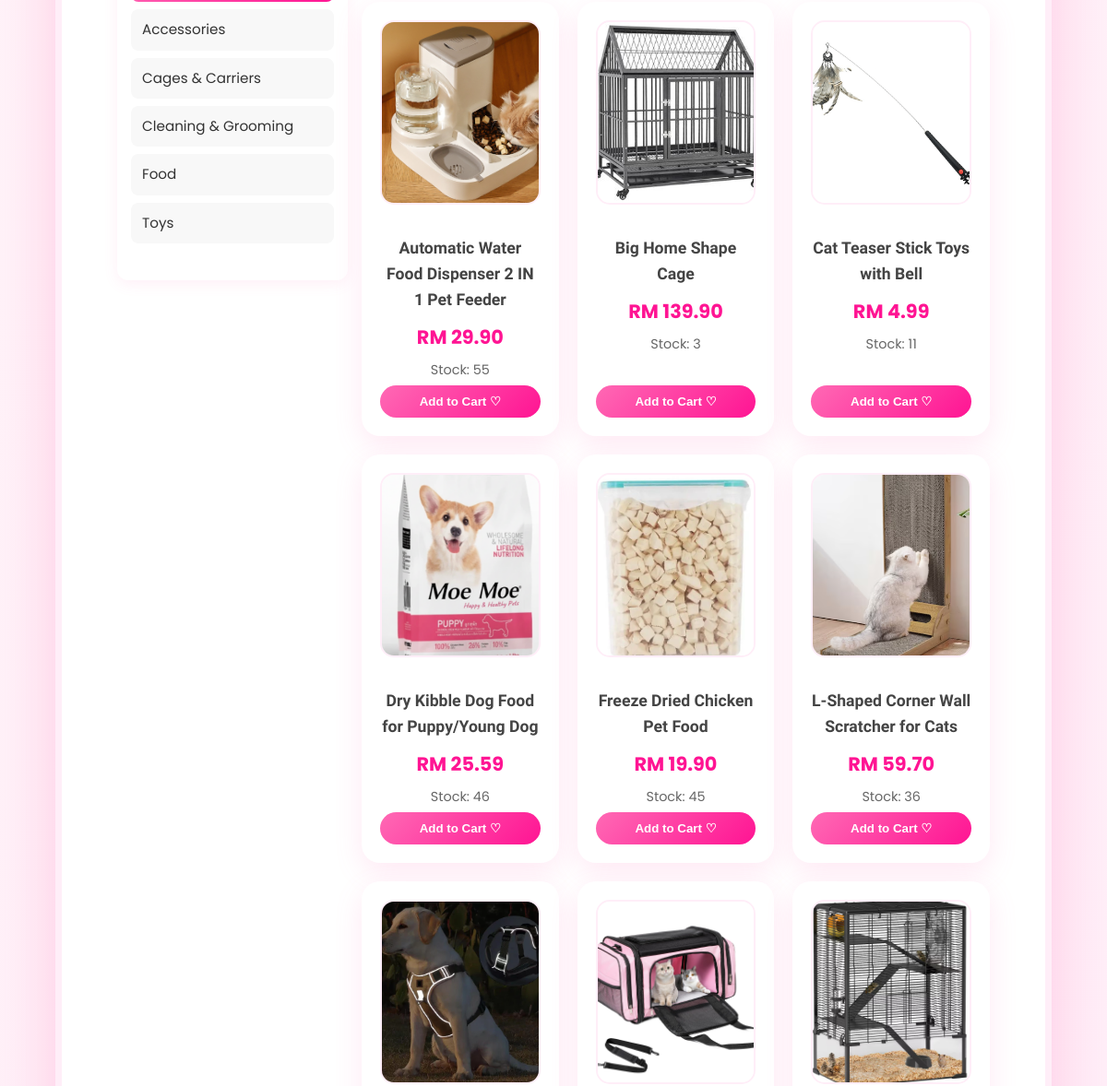
Page /member/products.php (middle part) on the earlier database version.
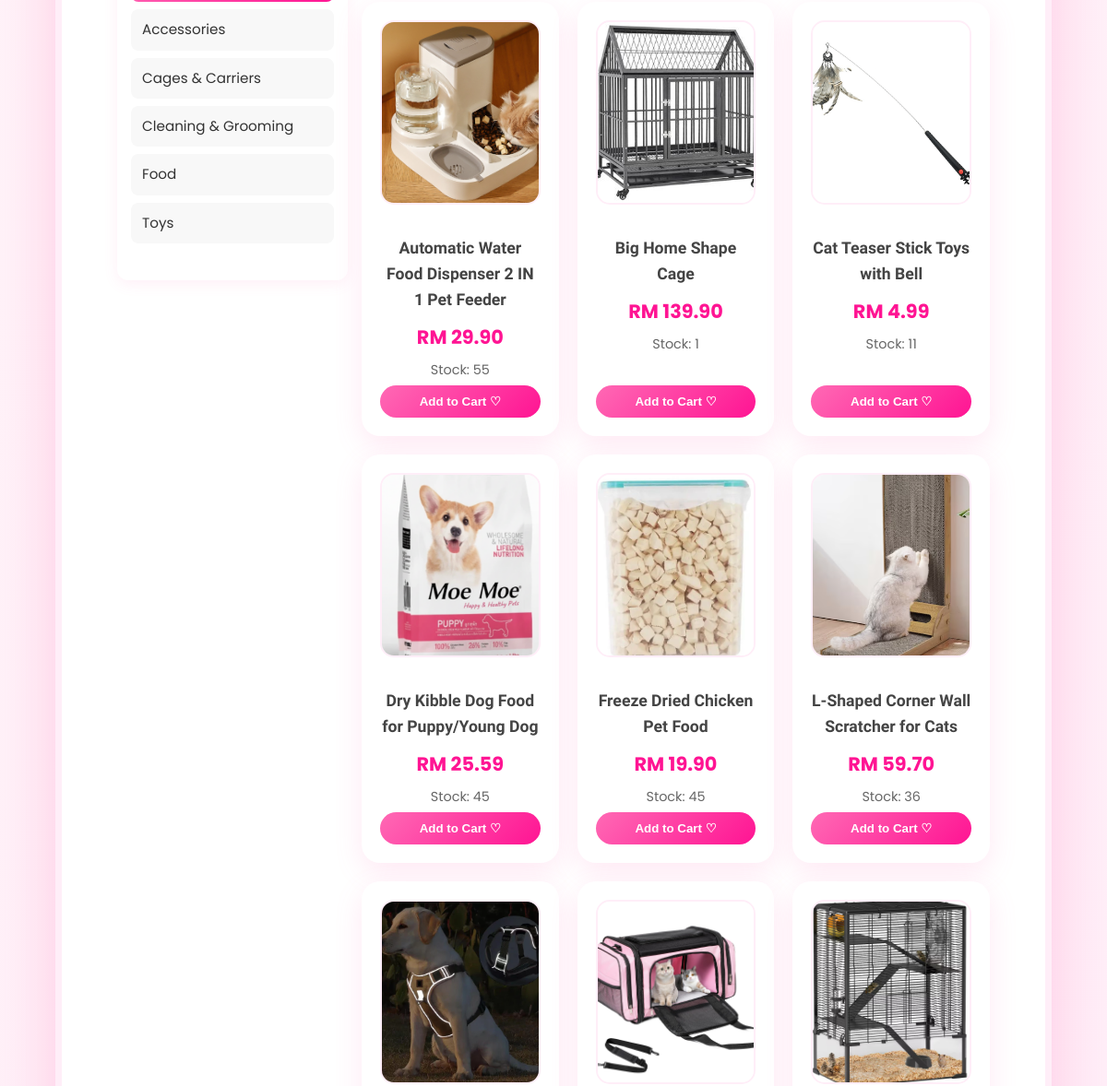
Same page on the later database version.
### tables this page shows
CREATE TABLE `product` (
  `product_id` int(11) NOT NULL,
  `product_code` varchar(20) NOT NULL,
  `product_name` varchar(200) NOT NULL,
  `description` text DEFAULT NULL,
  `price` decimal(10,2) NOT NULL,
  `stock_quantity` int(11) DEFAULT 0,
  `category_id` int(11) NOT NULL,
  `is_active` tinyint(1) DEFAULT 1,
  `created_at` datetime DEFAULT current_timestamp(),
  `updated_at` datetime DEFAULT current_timestamp() ON UPDATE current_timestamp(),
  `photo_name` varchar(255) NOT NULL,
  `average_rating` decimal(3,2) DEFAULT 0.00,
  `review_count` int(11) DEFAULT 0
);

### _base.php (called while the page is built, shortened)
<?php
function get($key, $value = null) {
    $value = $_GET[$key] ?? $value;
    return is_array($value) ? array_map('trim', $value) : trim($value);
}
function encode($value) {
    return htmlentities($value);
}
?>

### member/products.php (the view, shortened to what this page needs)
<?php
require '../_base.php';
$search = trim(get('search', ''));
$category = get('category', '');
$price_min = get('price_min', '');
$price_max = get('price_max', '');
$page = max(1, (int)get('page', 1));
$per_page = 9;
$offset = ($page - 1) * $per_page;
$sort = get('sort', 'relevance');
$order_by = 'p.product_name ASC';
$sales_join = '';
$where_conditions = ['p.is_active = 1'];
$where_clause = 'WHERE ' . implode(' AND ', $where_conditions);
$sql = "
    SELECT p.*, c.category_name
    FROM product p
    JOIN category c ON p.category_id = c.category_id
    $sales_join
    $where_clause
    ORDER BY $order_by
    LIMIT $offset, $per_page
";
$stm = $_db->prepare($sql);
$stm->execute();
$products = $stm->fetchAll();
$stm_cat = $_db->query("SELECT category_id, category_name FROM category ORDER BY category_name");
$categories = $stm_cat->fetchAll();
include '../_head.php';
?>
<div class="container">
    <div class="products-layout">
        <aside class="filter-sidebar">
            <div class="filter-section">
                <div class="category-list">
                    <?php foreach ($categories as $cat): ?>
                        <a href="?category=<?= $cat->category_id ?>&sort=<?= $sort ?>&page=1&search=<?= urlencode($search) ?>&price_min=<?= $price_min ?>&price_max=<?= $price_max ?>"
                           class="category-item <?= $category == $cat->category_id ? 'active' : '' ?>">
                            <?= encode($cat->category_name) ?>
                        </a>
                    <?php endforeach; ?>
                </div>
            </div>
        </aside>
        <div class="products-main">
    <div class="product-grid">
        <?php if (empty($products)): ?>
            <p>No products found~ Try another search! ♡</p>
        <?php else: ?>
            <?php foreach ($products as $p): ?>
                <div class="product-card">
                    <?php if ($p->photo_name): ?>
                        <a href="product_detail.php?id=<?= $p->product_id ?>">
                            <img src="/admin/uploads/products/<?= encode($p->photo_name) ?>" alt="<?= encode($p->product_name) ?>">
                        </a>
                    <?php endif; ?>
                    <a href="product_detail.php?id=<?= $p->product_id ?>">
                        <h3><?= encode($p->product_name) ?></h3>
                        <p class="price">RM <?= number_format($p->price, 2) ?></p>
                        <p>Stock: <?= $p->stock_quantity ?></p>
                    </a>
                    <?php if ($p->stock_quantity > 0): ?>
                        <button class="add-to-cart" data-id="<?= $p->product_id ?>" data-name="<?= encode($p->product_name) ?>" data-price="<?= $p->price ?>">
                            Add to Cart ♡
                        </button>
                    <?php else: ?>
                        <p>Out of Stock~</p>
                    <?php endif; ?>
                </div>
            <?php endforeach; ?>
        <?php endif; ?>
    </div>
</div>
<?php include '../_foot.php'; ?>

Differences in the rows shown:
changed product "Big Home Shape Cage": stock_quantity "3" → "1"
changed product "Dry Kibble Dog Food for Puppy/Young Dog": stock_quantity "46" → "45"
